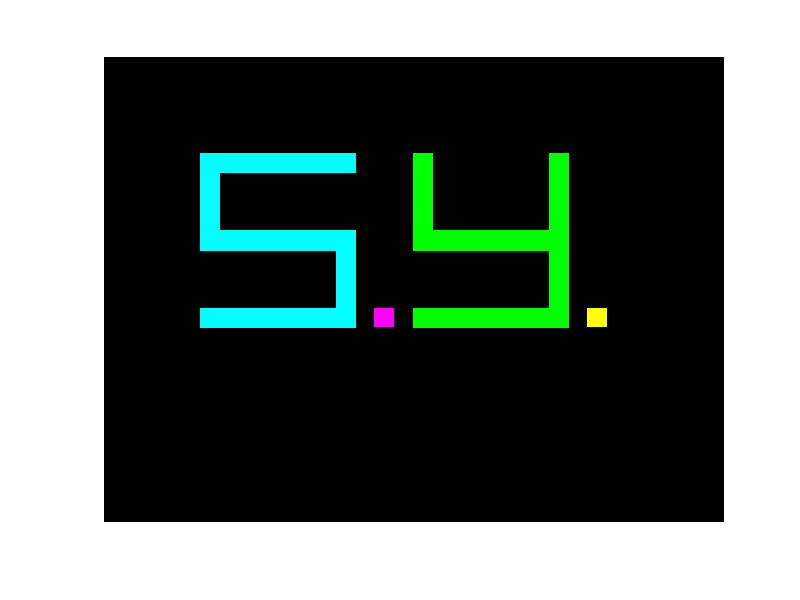

The MATLAB script that drew this image:
% Create a blank color image with dimensions 480x640 pixels and set it to a black background
imageSize = [480, 640, 3]; % Three channels for RGB
background = zeros(imageSize, 'uint8');

% Create the image 
image = background;

% Define the parameters for the letter "S"
letterS = struct('slot', [100, 100], 'gray', 100);

% Draw the top horizontal bar of "S" 
image(letterS.slot(1):letterS.slot(1) + 20, ...
      letterS.slot(2):letterS.slot(2) + 160, 1) = 0; % Red
image(letterS.slot(1):letterS.slot(1) + 20, ...
      letterS.slot(2):letterS.slot(2) + 160, 2) = 255; % Green
image(letterS.slot(1):letterS.slot(1) + 20, ...
      letterS.slot(2):letterS.slot(2) + 160, 3) =255; % Blue

% Draw the left vertical bar of "S" (upper part) 
image(letterS.slot(1):letterS.slot(1) + 100, ...
      letterS.slot(2):letterS.slot(2) + 20, 1) =0; % Red
image(letterS.slot(1):letterS.slot(1) + 100, ...
      letterS.slot(2):letterS.slot(2) + 20, 2) = 255; % Green
image(letterS.slot(1):letterS.slot(1) + 100, ...
      letterS.slot(2):letterS.slot(2) + 20, 3) = 255; % Blue

% Draw the right vertical bar of "S" (lower part)
image(letterS.slot(1) + 80:letterS.slot(1) + 180, ...
      letterS.slot(2) + 140:letterS.slot(2) + 160, 1) = 0; % Red
image(letterS.slot(1) + 80:letterS.slot(1) + 180, ...
      letterS.slot(2) + 140:letterS.slot(2) + 160, 2) = 255; % Green
image(letterS.slot(1) + 80:letterS.slot(1) + 180, ...
      letterS.slot(2) + 140:letterS.slot(2) + 160, 3) = 255; % Blue

% Draw the bottom horizontal bar of "S" 
image(letterS.slot(1) + 160:letterS.slot(1) + 180, ...
      letterS.slot(2):letterS.slot(2) + 160, 1) = 0; % Red
image(letterS.slot(1) + 160:letterS.slot(1) + 180, ...
      letterS.slot(2):letterS.slot(2) + 160, 2) = 255; % Green
image(letterS.slot(1) + 160:letterS.slot(1) + 180, ...
      letterS.slot(2):letterS.slot(2) + 160, 3) = 255; % Blue

% Connect the dots in the middle part of "S" with a vertical line 
image(letterS.slot(1) + 80:letterS.slot(1) + 100, ...
      letterS.slot(2) + 20:letterS.slot(2) + 140, 1) = 0; % Red
image(letterS.slot(1) + 80:letterS.slot(1) + 100, ...
      letterS.slot(2) + 20:letterS.slot(2) + 140, 2) = 255; % Green
image(letterS.slot(1) + 80:letterS.slot(1) + 100, ...
      letterS.slot(2) + 20:letterS.slot(2) + 140, 3) = 255; % Blue

% Define the parameters for the letter "Y"
letterY = struct('slot', [100, 320], 'gray', 50);

% Add the upper left vertical bar of "Y"
image(letterY.slot(1):(letterY.slot(1) + 100), ...
      letterY.slot(2):(letterY.slot(2) + 20), 1) = 0; % Red
image(letterY.slot(1):(letterY.slot(1) + 100), ...
      letterY.slot(2):(letterY.slot(2) + 20), 2) = 255; % Green
image(letterY.slot(1):(letterY.slot(1) + 100), ...
      letterY.slot(2):(letterY.slot(2) + 20), 3) = 0; % Blue

% Add the bottom bar of "Y"
image(letterY.slot(1) + 160:(letterY.slot(1) + 180), ...
      letterY.slot(2):(letterY.slot(2) + 160), 1) = 0; % Red
image(letterY.slot(1) + 160:(letterY.slot(1) + 180), ...
      letterY.slot(2):(letterY.slot(2) + 160), 2) = 255; % Green
image(letterY.slot(1) + 160:(letterY.slot(1) + 180), ...
      letterY.slot(2):(letterY.slot(2) + 160), 3) = 0; % Blue

% Add the right vertical bar of "Y"
image(letterY.slot(1):(letterY.slot(1) + 180), ...
      letterY.slot(2) + 140:(letterY.slot(2) + 160), 1) = 0; % Red
image(letterY.slot(1):(letterY.slot(1) + 180), ...
      letterY.slot(2) + 140:(letterY.slot(2) + 160), 2) = 255; % Green
image(letterY.slot(1):(letterY.slot(1) + 180), ...
      letterY.slot(2) + 140:(letterY.slot(2) + 160), 3) = 0; % Blue

% Connect the dots in the middle part of "S" with a vertical line 
image(letterY.slot(1) + 80:letterY.slot(1) + 100, ...
      letterY.slot(2) + 20:letterY.slot(2) + 140, 1) = 0; % Red
image(letterY.slot(1) + 80:letterY.slot(1) + 100, ...
      letterY.slot(2) + 20:letterY.slot(2) + 140, 2) = 255; % Green
image(letterY.slot(1) + 80:letterY.slot(1) + 100, ...
      letterY.slot(2) + 20:letterY.slot(2) + 140, 3) = 0; % Blue

% Define the parameters for the dots
dot1 = struct('slot', [280, 260], 'width', 20, 'height', 20, 'gray', 200);
dot2 = struct('slot', [500, 260], 'width', 20, 'height', 20, 'gray', 30);

% Add the first dot in magenta
image(dot1.slot(2):(dot1.slot(2) + dot1.height - 1), ...
      dot1.slot(1):(dot1.slot(1) + dot1.width - 1), 1) = 255; % Red
image(dot1.slot(2):(dot1.slot(2) + dot1.height - 1), ...
      dot1.slot(1):(dot1.slot(1) + dot1.width - 1), 2) = 0; % Green
image(dot1.slot(2):(dot1.slot(2) + dot1.height - 1), ...
      dot1.slot(1):(dot1.slot(1) + dot1.width - 1), 3) = 255; % Blue

% Add the second dot in yellow
image(dot2.slot(2):(dot2.slot(2) + dot2.height - 1), ...
      dot2.slot(1):(dot2.slot(1) + dot2.width - 1), 1) = 255; % Red
image(dot2.slot(2):(dot2.slot(2) + dot2.height - 1), ...
      dot2.slot(1):(dot2.slot(1) + dot2.width - 1), 2) = 255; % Green
image(dot2.slot(2):(dot2.slot(2) + dot2.height - 1), ...
      dot2.slot(1):(dot2.slot(1) + dot2.width - 1), 3) = 0; % Blue

% Display the resulting color image
imshow(image);
